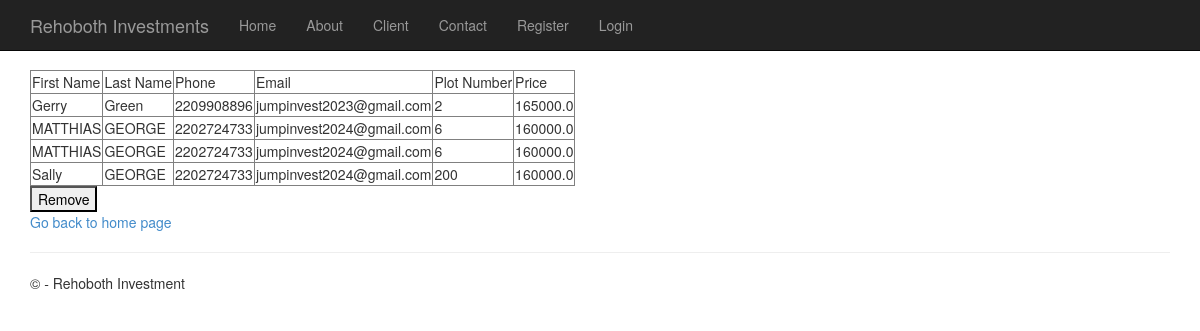
Page /client_list on the committed database.
### tables this page shows
CREATE TABLE clients(first_name TEXT, last_name TEXT, phone INT, email TEXT, plot_number INT, price FLOAT);

### views.py (the view)
@app.route('/client_list')
def client_list():
    try:
        conx = sqlite3.connect('clients_x_db.db')
        curr2 = conx.cursor()
        sql1 = f"SELECT * FROM clients"
        conx.row_factory = sqlite3.Row
        curr2.execute(sql1)
        rows = curr2.fetchall()
        return render_template("client_list.html", rows=rows)
    except sqlite3.Error as e:
        print(e)
        info = "Client List"
    return render_template("list.html", info=info)

### templates/client_list.html (shortened to what this page needs)
{% extends "layout.html" %}
{% block content %}
<br>
   <table border="1">
            <thead>
            <td>First Name</td><td>Last Name</td><td>Phone</td><td>Email</td><td>Plot Number</td><td>Price</td>
            </thead>
        {% for row in rows %}
        <tr>
            <td>{{row[0]}}</td><td>{{row[1]}}</td><td>{{row[2]}}</td><td>{{row[3]}}</td><td>{{row
            [4]}}</td><td>{{row[5]}}</td>
        </tr>
        {%endfor%}
    </table>
<div>
    <button type="submit" value="Remove" onclick="window.location.href = '/rem';">Remove</button>
</div>
<div><a href="/home">Go back to home page</a></div>
    {% endblock %}

### templates/layout.html (shortened to what this page needs)
<!DOCTYPE html>
<html lang="en">
<head>
    <link rel="stylesheet" type="text/css" href="/static/content/bootstrap.min.css" />
    <link rel="stylesheet" type="text/css" href="/static/content/site.css" />
</head>
<body>
    <div class="navbar navbar-inverse navbar-fixed-top">
        <div class="container">
            <div class="navbar-header">
                <a href="/" class="navbar-brand">Rehoboth Investments</a>
            </div>
            <div class="navbar-collapse collapse" id="navbarSupportedContent">
                <ul class="nav navbar-nav">
                    <li><a href="{{ url_for('home') }}">Home</a></li>
                    <li><a href="{{ url_for('about') }}">About</a></li>
                    <li><a href="{{ url_for('client') }}">Client</a></li>
                    <li><a href="{{ url_for('contact') }}">Contact</a></li>
                {% if current_user.is_authenticated %}
                    <li class="nav-item active">
                        <a class="nav-link" href="/logout">Logout</a>
                    </li>
                {% else %}
                    <li><a href="/registration">Register</a></li>
                    <li><a href="/login">Login</a></li>
                    </ul>
              {% endif %}
            </div>
        </div>
    </div>
    <div class="container body-content">
        {% block content %}
        {% endblock %}
        <hr />
        <footer>
            <p>&copy; {{ year }} - Rehoboth Investment</p>
        </footer>
    </div>
</body>
</html>

### static/content/site.css (style rules this page uses)
body { padding-top: 50px; padding-bottom: 20px; }
.body-content { padding-left: 15px; padding-right: 15px; }

### rows in the picture
clients: first_name "Gerry", last_name "Green", phone "2209908896", email "jumpinvest2023@gmail.com", plot_number "2", price "165000.0"
clients: first_name "MATTHIAS", last_name "GEORGE", phone "2202724733", email "jumpinvest2024@gmail.com", plot_number "6", price "160000.0"
clients: first_name "MATTHIAS", last_name "GEORGE", phone "2202724733", email "jumpinvest2024@gmail.com", plot_number "6", price "160000.0"
clients: first_name "Sally", last_name "GEORGE", phone "2202724733", email "jumpinvest2024@gmail.com", plot_number "200", price "160000.0"
